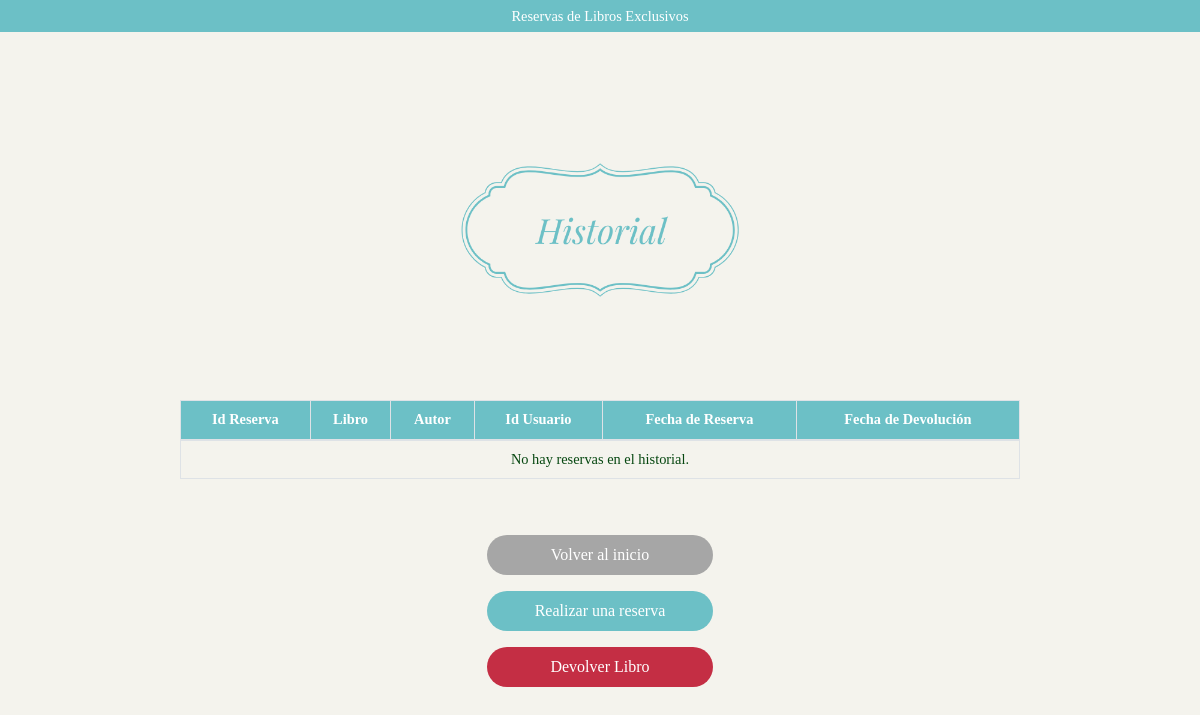
Page /historial on the earlier database version.
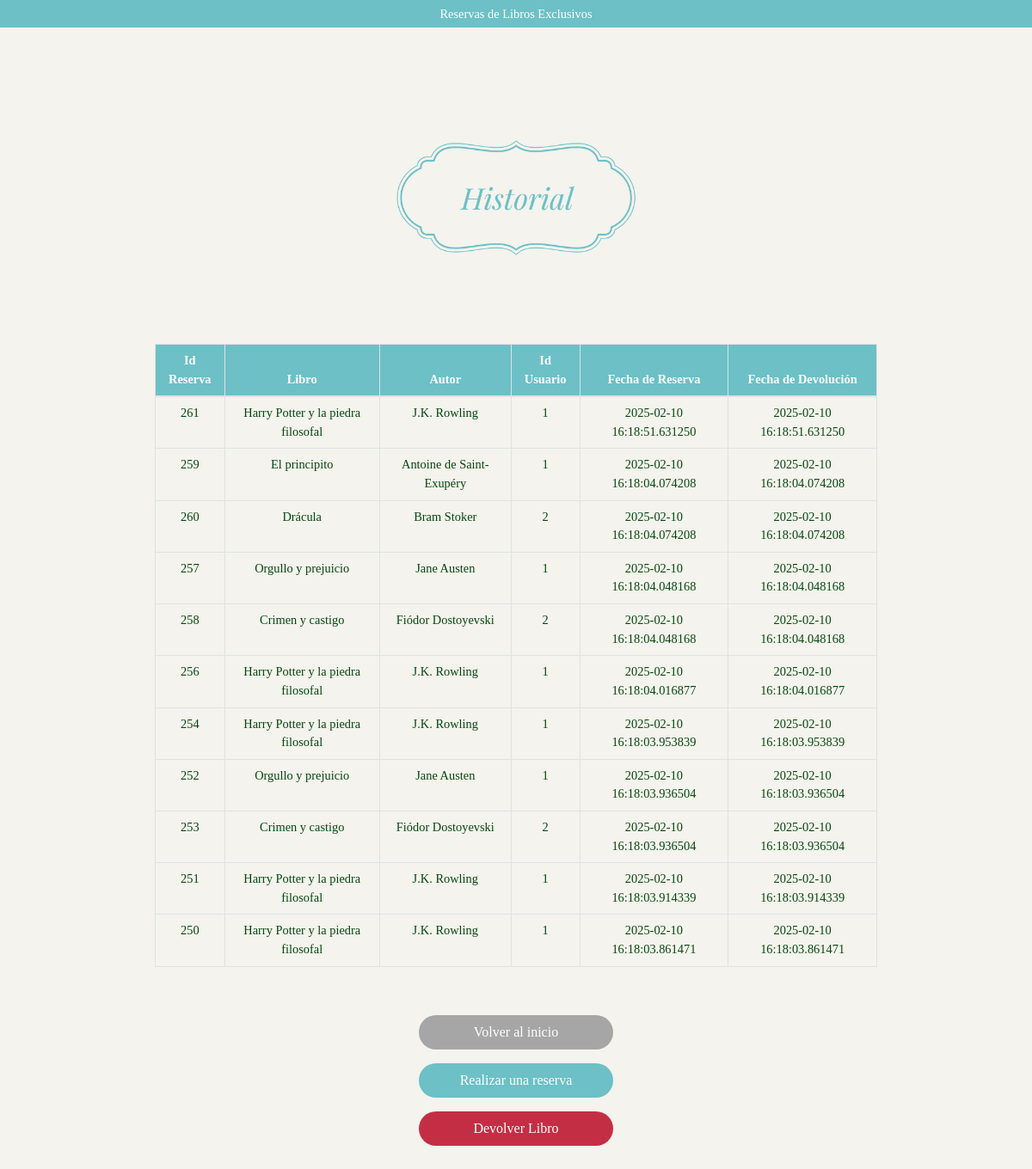
Same page on the later database version.
### tables this page shows
CREATE TABLE reservas (
    id_reserva INTEGER PRIMARY KEY AUTOINCREMENT,
    id_libro INTEGER NOT NULL,
    id_usuario INTEGER NOT NULL,
    fecha_reserva TEXT NOT NULL,
    fecha_devolucion TEXT NOT NULL,
    FOREIGN KEY (id_libro) REFERENCES biblioteca(id_libro),
    FOREIGN KEY (id_usuario) REFERENCES usuarios(id_usuario)
);

CREATE TABLE biblioteca (
    id_libro INTEGER PRIMARY KEY AUTOINCREMENT,
    nombre TEXT NOT NULL,
    autor TEXT NOT NULL,
    categoria TEXT NOT NULL,
    estado TEXT NOT NULL,
    id_estanteria INTEGER NOT NULL,
    id_estante INTEGER NOT NULL,
    nivel_acceso INTEGER NOT NULL 
);

### app.py (the view)
@app.route("/historial")
def historial():
    historial = reservadao.obtener_historial()
    return render_template("historial.html", historial=historial)

### persistencia/reservadao.py (called while the page is built)
    def obtener_historial(self):
        with sqlite3.connect(self.__db_path) as conn:
            conn.row_factory = sqlite3.Row
            historial = conn.execute('''
                SELECT * FROM reservas
                JOIN biblioteca ON reservas.id_libro = biblioteca.id_libro
                JOIN usuarios ON reservas.id_usuario = usuarios.id_usuario
                ORDER BY reservas.fecha_reserva DESC
            ''').fetchall()
            return historial

### templates/historial.html (shortened to what this page needs)
<!DOCTYPE html>
<html lang="es">
<head>
    <link rel="stylesheet" href="https://maxcdn.bootstrapcdn.com/bootstrap/4.5.2/css/bootstrap.min.css">
</head>
<body style="background-color: #f4f3ed;">
    <div class="w-100 text-center py-1">
        <span>
            Reservas de Libros Exclusivos
        </span>
    </div>
    <div class="text-center mt-5">
        <img src="{{ url_for('static', filename='imagenes/historial.png') }}" class="img-fluid" alt="Biblioteca" width="300">
        <table class="table table-bordered table-hover">
            <thead>
                <tr>
                    <th>Id Reserva</th>
                    <th>Libro</th>
                    <th>Autor</th>
                    <th>Id Usuario</th>
                    <th>Fecha de Reserva</th>
                    <th>Fecha de Devolución</th>
                </tr>
            </thead>
            <tbody>
                {% for reserva in historial %}
                <tr>
                    <td>{{ reserva['id_reserva'] }}</td>
                    <td>{{ reserva['nombre'] }}</td>
                    <td>{{ reserva['autor'] }}</td>
                    <td>{{ reserva['id_usuario'] }}</td>
                    <td>{{ reserva['fecha_reserva'] }}</td>
                    <td>{{ reserva['fecha_devolucion'] }}</td>
                </tr>
                {% else %}
                <tr>
                    <td colspan="6" class="text-center">No hay reservas en el historial.</td>
                </tr>
                {% endfor %}
            </tbody>
        </table>
        <div class="mt-5 d-flex flex-column align-items-center gap-3">
            <a href="{{ url_for('index') }}" class="btn-custom btn-volver">Volver al inicio</a>
            <a href="{{ url_for('reservar') }}" class="btn-custom btn-reservar">Realizar una reserva</a>
            <a href="{{ url_for('devolver') }}" class="btn-custom btn-devolver">Devolver Libro</a>
        </div>
    </div>
</body>
</html>

### templates/historial.html (style rules this page uses)
body { background-color: #f8f9fa; font-family: 'Times New Roman', serif; }
.table { margin-top: 20px; font-size: 0.9rem; max-width: 70%; margin-left: auto; margin-right: auto; }
.table th, .table td { padding: 8px; }
.table th { background-color: #6cc0c6; color: white; }
.table td { color: #064710; }
.w-100 { background-color: #6cc0c6; width: 95%; margin: 0 auto; }
.w-100 span { color: #ffffff; font-size: 0.9rem; font-weight: normal; }
.btn-custom { background-color: #bee3ef; color: #6cc0c6; font-family: 'Times New Roman', serif; font-size: 1rem; width: 6cm; border-radius: 50px; padding: 0.5rem; text-align: center; display: inline-block; transition: all 0.3s ease; text-decoration: none; }
.btn-volver { background-color: #a6a6a6; font-family: 'Times New Roman', serif; color: white; font-size: 1rem; width: 6cm; border-radius: 50px; padding: 0.5rem; text-align: center; display: inline-block; transition: all 0.3s ease; text-decoration: none; border: none; }
.btn-reservar { background-color: #6cc0c6; color: white; font-size: 1rem; width: 6cm; border-radius: 50px; padding: 0.5rem; text-align: center; display: inline-block; transition: all 0.3s ease; text-decoration: none; border: none; }
.btn-devolver { background-color: #c42e44; color: white; border: none; font-size: 1rem; width: 6cm; border-radius: 50px; padding: 0.5rem; text-align: center; display: inline-block; transition: all 0.3s ease; text-decoration: none; border: none; }
.mt-5 .d-flex a { margin: 8px 0; }
.mt-5 .d-flex a:last-child { margin-bottom: 70px; }

Differences in the rows shown:
added reservas: id_reserva "261", nombre "Harry Potter y la piedra filosofal", autor "J.K. Rowling", id_usuario "1", fecha_reserva "2025-02-10 16:18:51.631250", fecha_devolucion "2025-02-10 16:18:51.631250"
added reservas: id_reserva "259", nombre "El principito", autor "Antoine de Saint-Exupéry", id_usuario "1", fecha_reserva "2025-02-10 16:18:04.074208", fecha_devolucion "2025-02-10 16:18:04.074208"
added reservas: id_reserva "260", nombre "Drácula", autor "Bram Stoker", id_usuario "2", fecha_reserva "2025-02-10 16:18:04.074208", fecha_devolucion "2025-02-10 16:18:04.074208"
added reservas: id_reserva "257", nombre "Orgullo y prejuicio", autor "Jane Austen", id_usuario "1", fecha_reserva "2025-02-10 16:18:04.048168", fecha_devolucion "2025-02-10 16:18:04.048168"
added reservas: id_reserva "258", nombre "Crimen y castigo", autor "Fiódor Dostoyevski", id_usuario "2", fecha_reserva "2025-02-10 16:18:04.048168", fecha_devolucion "2025-02-10 16:18:04.048168"
added reservas: id_reserva "256", nombre "Harry Potter y la piedra filosofal", autor "J.K. Rowling", id_usuario "1", fecha_reserva "2025-02-10 16:18:04.016877", fecha_devolucion "2025-02-10 16:18:04.016877"
added reservas: id_reserva "254", nombre "Harry Potter y la piedra filosofal", autor "J.K. Rowling", id_usuario "1", fecha_reserva "2025-02-10 16:18:03.953839", fecha_devolucion "2025-02-10 16:18:03.953839"
added reservas: id_reserva "252", nombre "Orgullo y prejuicio", autor "Jane Austen", id_usuario "1", fecha_reserva "2025-02-10 16:18:03.936504", fecha_devolucion "2025-02-10 16:18:03.936504"
added reservas: id_reserva "253", nombre "Crimen y castigo", autor "Fiódor Dostoyevski", id_usuario "2", fecha_reserva "2025-02-10 16:18:03.936504", fecha_devolucion "2025-02-10 16:18:03.936504"
added reservas: id_reserva "251", nombre "Harry Potter y la piedra filosofal", autor "J.K. Rowling", id_usuario "1", fecha_reserva "2025-02-10 16:18:03.914339", fecha_devolucion "2025-02-10 16:18:03.914339"
added reservas: id_reserva "250", nombre "Harry Potter y la piedra filosofal", autor "J.K. Rowling", id_usuario "1", fecha_reserva "2025-02-10 16:18:03.861471", fecha_devolucion "2025-02-10 16:18:03.861471"
Other differences:
text no longer shown: "No hay reservas en el historial."
